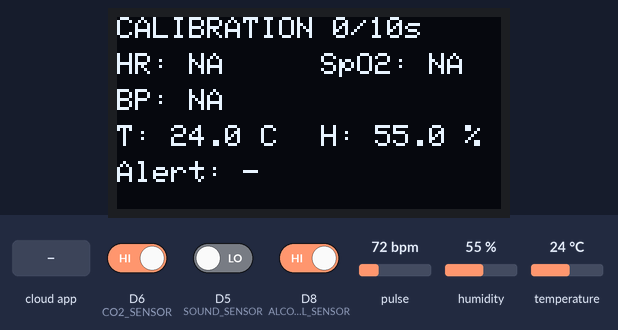
A sketch run on a simulated ESP8266 (NodeMCU). Parts: 128×64 one-colour display. The test bench sets the inputs (shaded band); at power-on: D6 (CO2_SENSOR) HIGH, humidity 55 %, temperature 24 °C, D5 (SOUND_SENSOR) LOW, D8 (ALCOHOL_SENSOR) HIGH, pulse 72 bpm. WiFi joins after 1.5 s; servers stay silent unless stated; random numbers use the default seed unless the sketch sets one; the Firebase database answers and starts empty; what the sketch prints to the serial monitor is not drawn.

Above: at 4.1 s.
4.2 s: the phone or cloud app sets 1_Alert to 0
At 7.0 s:
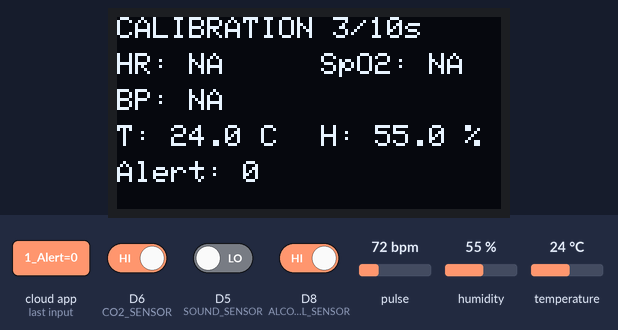
9.7 s: D6 (CO2_SENSOR) driven LOW
At 13.4 s:
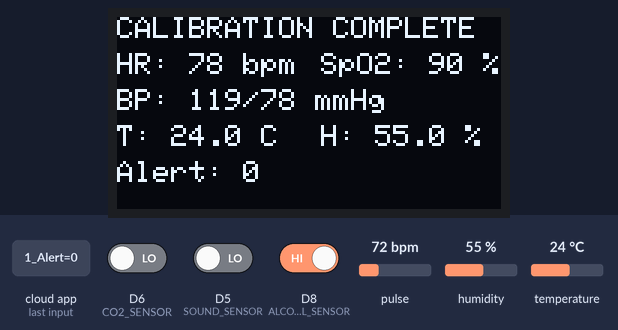
14.5 s: humidity set to 22 %
At 16.3 s:
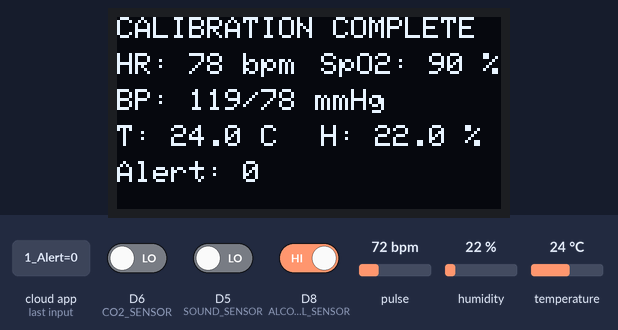
17.5 s: temperature set to 12 °C
At 19.0 s:
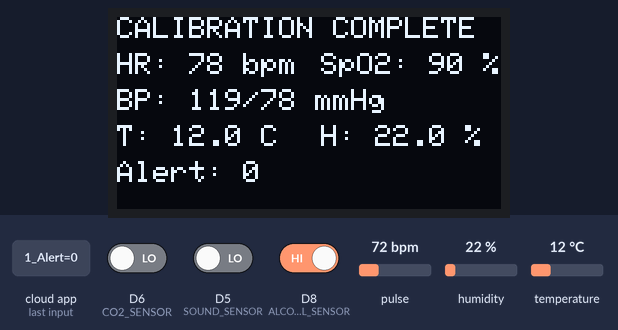
19.5 s: the phone or cloud app sets 1_Alert to 1
At 20.6 s:
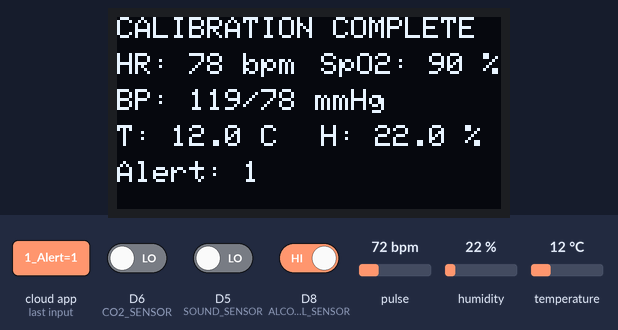
Timing chart, 0 to 22.5 s (numbered marks = the images above; inputs shaded):
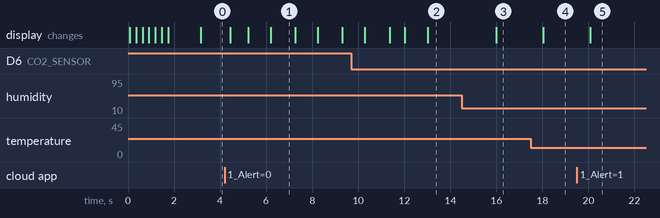

Measured:
- after the input at 14.5 s, the display: changes after 1.5 s (image 3)
- after the input at 17.5 s, the display: changes after 0.54 s (image 4)
- after the input at 19.5 s, the display: changes after 0.57 s (image 5)
- what the display in image 1 shows lasts 1.1 s, from 6.2 s to 7.3 s

The sketch:

3_Health_Lungs.ino
```cpp
/*****************************************************
 * ESP8266 (NodeMCU) — Serial + OLED Vitals + Firebase
 * Splash -> WiFi SSID "Connecting..." -> Sensor pages
 * Reads alert text from /KS5160_Lung_Heart/2_Notification/1_Alert
 * and displays it on the last OLED line (Alert: ...).
 *
 * Sound thresholds are EASY TO TUNE:
 *   COUGH_BURST_COUNT : exactly this many highs -> cough
 *   TB_BURST_MIN      : >= this many highs      -> TB
 *****************************************************/

#include <ESP8266WiFi.h>
#include <FirebaseESP8266.h>
#include <addons/TokenHelper.h>
#include <addons/RTDBHelper.h>

#include <DHT.h>
#include <Wire.h>
#include <MAX30105.h>
#include <Adafruit_GFX.h>
#include <Adafruit_SSD1306.h>

// ---- Wi-Fi ----
#define WIFI_SSID       "health"
#define WIFI_PASSWORD   "123456789"

// ---- Firebase ----
#define API_KEY         "AIzaSyAhLCi6JBT5ELkAFxTplKBBDdRdpATzQxI"
#define DATABASE_URL    "https://smart-medicine-vending-machine-default-rtdb.asia-southeast1.firebasedatabase.app"
#define USER_EMAIL      "spherenexgpt@gmail.com"
#define USER_PASSWORD   "Spherenex@123"

// ---- Firebase objects ----
FirebaseData fbdo;
FirebaseAuth auth;
FirebaseConfig config;
bool firebaseReady = false;

// ---- Firebase paths ----
const char* FB_ROOT       = "/KS5160_Lung_Heart/1_Sensor_Data";
const char* FB_ALERT_PATH = "/KS5160_Lung_Heart/2_Notification/1_Alert";

// ---- Update ticks ----
const unsigned long FB_CHECK_MS   = 200;   // push-if-changed check
unsigned long lastFbCheckMs       = 0;

const unsigned long ALERT_POLL_MS = 2000;  // read alert text interval
unsigned long lastAlertPollMs     = 0;
String alertText = "";

// -------- Pins --------
#define SOUND_SENSOR    D5
#define CO2_SENSOR      D6
#define DHT_PIN         D7
#define ALCOHOL_SENSOR  D8

// -------- DHT11 --------
#define DHTTYPE DHT11
DHT dht(DHT_PIN, DHTTYPE);

// -------- OLED --------
#define SCREEN_WIDTH    128
#define SCREEN_HEIGHT   64
#define OLED_RESET_PIN  -1
#define OLED_I2C_ADDR   0x3C
Adafruit_SSD1306 display(SCREEN_WIDTH, SCREEN_HEIGHT, &Wire, OLED_RESET_PIN);

// -------- Sound detection --------
volatile int soundCount = 0;
unsigned long lastSoundMs = 0;
unsigned long burstLastEventMs = 0;
bool inBurst = false;

const unsigned long ASTHMATIC_MS = 10000;
const unsigned long BURST_GAP_MS = 1200;
const unsigned long DEBOUNCE_MS  = 80;

// ==== EASY-TO-TUNE SOUND THRESHOLDS ====
const int COUGH_BURST_COUNT = 1;  // exactly this many highs -> cough
const int TB_BURST_MIN      = 6;  // >= this many highs -> TB  (change here)

// ---- Sound codes for Firebase 8_sound ----
#define SOUND_NONE    0
#define SOUND_COUGH   1
#define SOUND_TB      2
#define SOUND_ASTHMA  3

unsigned long lastSoundEventMs = 0;
int  lastSoundEventCode = SOUND_NONE;

const unsigned long SOUND_EVENT_MIN_GAP_MS = 2500;
unsigned long lastSoundWriteMs = 0;
int  lastSentSoundCode = 0;

bool pendingCough = false;
unsigned long pendingCoughMs = 0;
const unsigned long COUGH_CONFIRM_MS = 6000;

// -------- MAX30105 --------
#define FINGER_IR_THRESHOLD 20000UL
MAX30105 particleSensor;
bool max30105_ok = false;

// -------- HR constraints --------
#define HR_MIN 70
#define HR_MAX 120

// ----- Live vitals -----
int heartRate_live = 0;   // bpm
int spo2_live      = 0;   // %
int systolic_live  = 0;   // mmHg (sim)
int diastolic_live = 0;   // mmHg (sim)

// ----- Latched (frozen) vitals -----
int heartRate_latched = 0;
int spo2_latched      = 0;
int systolic_latched  = 0;
int diastolic_latched = 0;
bool haveLatched = false;

// ---- HR detection state ----
uint32_t lastIr = 0;
bool hrPeak = false;
unsigned long lastBeatMs = 0;
int tempHR = 80;

// ---- BP(sim) state ----
unsigned long lastBPms = 0;
int targetSys = 120, targetDia = 80;
int curSys    = 120, curDia    = 80;

// ---------- Calibration / freeze ----------
enum VitalsState { NO_FINGER, CALIBRATING, FROZEN };
VitalsState vitalsState = NO_FINGER;

const unsigned long CAL_WINDOW_MS = 10000;
unsigned long calStartMs = 0;

uint32_t sumHR = 0, cntHR = 0;
uint32_t sumSp = 0, cntSp = 0;
uint32_t sumSy = 0, cntSy = 0;
uint32_t sumDi = 0, cntDi = 0;

// ========== Change-only cache for Firebase ==========
int last_sent_co2      = -1;
int last_sent_alcohol  = -1;
int last_sent_temp     = -1000;
int last_sent_hum      = -1000;
int last_sent_sys      = -1;
int last_sent_dia      = -1;
int last_sent_hr       = -1;
int last_sent_spo2     = -1;

// ---- Prototypes ----
void simulateBP();
void readMAX30105Vitals();
void updateCalibrationState(bool fingerPresent);
void printVitalsLine();
void updateOLED(float temperature, float humidity);
void classifyAndResetBurst();

void initFirebase();
void pushIfChanged(int co2Flag,int alcoholFlag,int soundCode,int tempC_int,int hum_int,int sys,int dia,int hr,int spo2);
void readAlertFromFirebase();

// ---------- OLED helpers ----------
void oledSplash();
void oledWiFiConnecting(const char* ssid, int dots);
void oledWiFiConnected(IPAddress ip);

// ================== Setup ==================
void setup() {
  Serial.begin(115200);

  pinMode(SOUND_SENSOR, INPUT);
  pinMode(CO2_SENSOR, INPUT);
  pinMode(ALCOHOL_SENSOR, INPUT);
  dht.begin();

  Wire.begin(D2, D1); // I2C

  // OLED init & splash
  if (!display.begin(SSD1306_SWITCHCAPVCC, OLED_I2C_ADDR)) {
    Serial.println("SSD1306 init failed!");
  } else {
    oledSplash();
  }

  // MAX30105
  if (particleSensor.begin(Wire, I2C_SPEED_FAST)) {
    particleSensor.setup(60, 4, 2, 400, 411, 4096);
    particleSensor.setPulseAmplitudeRed(60);
    particleSensor.setPulseAmplitudeIR(60);
    particleSensor.setPulseAmplitudeGreen(0);
    max30105_ok = true;
    Serial.println("MAX30105 OK. Place finger for 10s calibration.");
  } else {
    max30105_ok = false;
    Serial.println("MAX30105 not found — vitals will show NA.");
  }

  // Wi-Fi connect with OLED “SSID + Connecting…”
  WiFi.mode(WIFI_STA);
  WiFi.begin(WIFI_SSID, WIFI_PASSWORD);
  int tries = 0, dots = 0;
  while (WiFi.status() != WL_CONNECTED && tries < 80) { // ~20 s
    oledWiFiConnecting(WIFI_SSID, dots);
    dots = (dots + 1) % 4;
    delay(250);
    Serial.print(".");
    tries++;
  }
  Serial.println();

  if (WiFi.status() == WL_CONNECTED) {
    Serial.print("WiFi OK, IP: "); Serial.println(WiFi.localIP());
    oledWiFiConnected(WiFi.localIP());
    delay(1200);
  } else {
    Serial.println("WiFi FAILED");
  }

  initFirebase();

  Serial.println("🌡️ ESP8266 Environmental + Sound + Vitals Monitor Ready");
}

// ================== Loop ==================
void loop() {
  unsigned long now = millis();

  // ---------- SOUND ----------
  int s = digitalRead(SOUND_SENSOR);
  if (s == HIGH) {
    if (now - burstLastEventMs > DEBOUNCE_MS) {
      if (!inBurst) { inBurst = true; soundCount = 0; }
      soundCount++;
      burstLastEventMs = now;
      lastSoundMs = now;

      // TB immediate if >= TB_BURST_MIN highs
      if (soundCount >= TB_BURST_MIN) {
        Serial.print("🔴 Detected: TB (>= "); Serial.print(TB_BURST_MIN); Serial.println(" highs)");
        lastSoundEventMs   = now;
        lastSoundEventCode = SOUND_TB;
        if (pendingCough) { pendingCough = false; Serial.println("↪️ TB overrides pending cough"); }
        soundCount = 0; inBurst = false;
      }
    }
  }
  if (inBurst && (now - burstLastEventMs > BURST_GAP_MS)) classifyAndResetBurst();
  if (lastSoundMs != 0 && (now - lastSoundMs >= ASTHMATIC_MS)) {
    Serial.println("⚠️ Possible Asthmatic (no sound ≥ 10s)");
    lastSoundEventMs   = now;
    lastSoundEventCode = SOUND_ASTHMA;
    if (pendingCough) { pendingCough = false; Serial.println("↪️ Asthma cancels pending cough"); }
    classifyAndResetBurst();
    lastSoundMs = now;
  }
  // Cough confirmation timeout
  if (pendingCough && (millis() - pendingCoughMs >= COUGH_CONFIRM_MS)) {
    lastSoundEventMs   = millis();
    lastSoundEventCode = SOUND_COUGH;
    pendingCough = false;
    Serial.println("🟠 Cough confirmed (no TB within window)");
  }

  // ---------- CO₂ ----------
  int co2Flag = (digitalRead(CO2_SENSOR) == LOW) ? 1 : 0;
  Serial.println(co2Flag ? "⚠️ High CO₂ detected!" : "✅ CO₂ level normal.");

  // ---------- Alcohol ----------
  int alcoholFlag = (digitalRead(ALCOHOL_SENSOR) == LOW) ? 1 : 0;
  Serial.println(alcoholFlag ? "⚠️ Alcohol detected!" : "✅ No Alcohol.");

  // ---------- DHT11 ----------
  float temperature = dht.readTemperature();
  float humidity    = dht.readHumidity();
  if (isnan(temperature) || isnan(humidity)) {
    Serial.println("❌ Failed to read from DHT11 sensor!");
  } else {
    Serial.print("🌡️ Temp: "); Serial.print(temperature);
    Serial.print(" °C | 💧 Humidity: "); Serial.print(humidity);
    Serial.println(" %");
  }

  // ---------- Vitals ----------
  readMAX30105Vitals();
  bool fingerPresent = max30105_ok && (particleSensor.getIR() >= FINGER_IR_THRESHOLD);
  updateCalibrationState(fingerPresent);
  printVitalsLine();

  // ---------- Firebase: read alert text ----------
  if (firebaseReady && (millis() - lastAlertPollMs >= ALERT_POLL_MS)) {
    lastAlertPollMs = millis();
    if (Firebase.getString(fbdo, FB_ALERT_PATH)) {
      String v = fbdo.stringData(); v.trim();
      if (v.length() == 0) v = "-";
      if (v != alertText) { alertText = v; Serial.print("Firebase Alert: "); Serial.println(alertText); }
    }
  }

  // ---------- OLED ----------
  updateOLED(temperature, humidity);

  // ---------- Firebase push (change-only) ----------
  if (firebaseReady && (millis() - lastFbCheckMs >= FB_CHECK_MS)) {
    lastFbCheckMs = millis();

    int soundEventToWrite = SOUND_NONE;
    if (lastSoundEventCode != SOUND_NONE) {
      bool allowSameAgain = (millis() - lastSoundWriteMs >= SOUND_EVENT_MIN_GAP_MS);
      if (lastSoundEventCode != lastSentSoundCode || allowSameAgain) soundEventToWrite = lastSoundEventCode;
    }

    int temp_i = isnan(temperature) ? 0 : (int)(temperature + 0.5f);
    int hum_i  = isnan(humidity)    ? 0 : (int)(humidity + 0.5f);

    int sys = (haveLatched ? systolic_latched  : 0);
    int dia = (haveLatched ? diastolic_latched : 0);
    int hr  = (haveLatched ? heartRate_latched : 0);
    int sp  = (haveLatched ? spo2_latched      : 0);

    pushIfChanged(co2Flag, alcoholFlag, soundEventToWrite, temp_i, hum_i, sys, dia, hr, sp);

    if (soundEventToWrite != SOUND_NONE) {
      lastSoundWriteMs   = millis();
      lastSentSoundCode  = soundEventToWrite;
    }
  }

  Serial.println("---------------------------");
  delay(10);
}

// ================== Sound classification at burst end ==================
void classifyAndResetBurst() {
  if (!inBurst) return;

  if (soundCount >= TB_BURST_MIN) {
    Serial.print("🔴 Detected: TB (>= "); Serial.print(TB_BURST_MIN); Serial.println(" highs)");
    lastSoundEventMs   = millis();
    lastSoundEventCode = SOUND_TB;
    if (pendingCough) { pendingCough = false; Serial.println("↪️ TB overrides pending cough"); }
  }
  else if (soundCount == COUGH_BURST_COUNT) {
    // start cough confirmation window
    if (!pendingCough) {
      pendingCough   = true;
      pendingCoughMs = millis();
      Serial.print("🟠 Cough candidate ("); Serial.print(COUGH_BURST_COUNT); Serial.println(" highs) — checking for TB...");
    }
  }
  else if (soundCount == 1 || (soundCount > COUGH_BURST_COUNT && soundCount < TB_BURST_MIN)) {
    Serial.print("ℹ️ Sound burst: "); Serial.print(soundCount); Serial.println(" highs (no label)");
  }

  soundCount = 0;
  inBurst = false;
}

// ================== MAX30105 live vitals ==================
void readMAX30105Vitals() {
  if (!max30105_ok) { heartRate_live = 0; spo2_live = 0; systolic_live = 0; diastolic_live = 0; return; }

  particleSensor.check();
  long ir  = particleSensor.getIR();
  long red = particleSensor.getRed();

  if (ir < FINGER_IR_THRESHOLD) {
    heartRate_live = 0; spo2_live = 0; systolic_live = 0; diastolic_live = 0;
    lastIr = ir; return;
  }

  if (ir > lastIr && !hrPeak) {
    hrPeak = true;
  } else if (ir < lastIr && hrPeak) {
    unsigned long now = millis();
    unsigned long ibi = now - lastBeatMs;
    if (ibi > 300 && ibi < 2000) {
      int newHR = (int)(60000UL / ibi);
      if (newHR >= 50 && newHR <= 180) tempHR = newHR;
    }
    lastBeatMs = now; hrPeak = false;
  }
  lastIr = ir;

  heartRate_live = tempHR;
  if (heartRate_live < HR_MIN || heartRate_live > HR_MAX) heartRate_live = 0;

  float ratio = (float)red / (float)ir;
  int est = 110 - int(25.0f * ratio);
  est = constrain(est, 90, 99);
  spo2_live = est;

  simulateBP();
}
void simulateBP() {
  unsigned long now = millis();
  if (now - lastBPms > 10000) {
    int hrAdj = 0; if (heartRate_live > 0) hrAdj = constrain(heartRate_live - 70, -20, 40);
    targetSys = 118 + (hrAdj / 8) + random(-4, 5);
    targetDia = 78  + random(-3, 4);
    lastBPms  = now;
  }
  if (curSys < targetSys) curSys++;
  if (curSys > targetSys) curSys--;
  if (curDia < targetDia) curDia++;
  if (curDia > targetDia) curDia--;
  systolic_live  = curSys;
  diastolic_live = curDia;
}

// ========== Calibration / freeze ==========
void updateCalibrationState(bool fingerPresent) {
  unsigned long now = millis();

  switch (vitalsState) {
    case NO_FINGER:
      if (fingerPresent) {
        vitalsState = CALIBRATING;
        calStartMs = now;
        sumHR = sumSp = sumSy = sumDi = 0;
        cntHR = cntSp = cntSy = cntDi = 0;
        Serial.println("⏱️ Calibration started (10s)...");
      }
      break;

    case CALIBRATING:
      if (!fingerPresent) {
        vitalsState = NO_FINGER;
        Serial.println("⚠️ Finger removed — calibration aborted, showing previous values.");
        break;
      }
      if (heartRate_live > 0) { sumHR += heartRate_live; cntHR++; }
      if (spo2_live     > 0) { sumSp += spo2_live;       cntSp++; }
      if (systolic_live > 0 && diastolic_live > 0) { sumSy += systolic_live; cntSy++; sumDi += diastolic_live; cntDi++; }

      if (now - calStartMs >= CAL_WINDOW_MS) {
        heartRate_latched = (cntHR > 0) ? (int)((sumHR + cntHR/2) / cntHR) : 0;
        heartRate_latched = constrain(heartRate_latched, HR_MIN, HR_MAX);
        spo2_latched      = (cntSp > 0) ? (int)((sumSp + cntSp/2) / cntSp) : 0;
        if (cntSy > 0 && cntDi > 0) {
          systolic_latched  = (int)((sumSy + cntSy/2) / cntSy);
          diastolic_latched = (int)((sumDi + cntDi/2) / cntDi);
        } else { systolic_latched = diastolic_latched = 0; }
        haveLatched = true;
        vitalsState = FROZEN;
        Serial.println("✅ Calibration complete — values latched.");
      }
      break;

    case FROZEN:
      if (!fingerPresent) {
        vitalsState = NO_FINGER;
        Serial.println("👆 Finger removed — holding last calibrated values.");
      }
      break;
  }
}

// ================== Serial print (frozen values) ==================
void printVitalsLine() {
  Serial.print("HR=");
  Serial.print(haveLatched && heartRate_latched > 0 ? String(heartRate_latched) : "NA");
  Serial.print(" bpm | SpO2=");
  Serial.print(haveLatched && spo2_latched > 0 ? String(spo2_latched) : "NA");
  Serial.print(" % | BP=");
  if (haveLatched && systolic_latched > 0 && diastolic_latched > 0) {
    Serial.print(systolic_latched); Serial.print("/"); Serial.print(diastolic_latched);
  } else Serial.print("NA");
  Serial.print(" mmHg");

  if (vitalsState == CALIBRATING) {
    float secs = (millis() - calStartMs) / 1000.0f;
    Serial.print("  |  Calibration: "); Serial.print(secs,1); Serial.print("/10 s");
  } else if (vitalsState == FROZEN) {
    Serial.print("  |  Calibration Complete");
  }
  if (pendingCough) {
    int left = (int)((COUGH_CONFIRM_MS - (millis() - pendingCoughMs)) / 1000);
    if (left < 0) left = 0;
    Serial.print("  |  Pending cough… "); Serial.print(left); Serial.print("s");
  }
  Serial.println();
}

// ================== OLED: sensor page ==================
void updateOLED(float temperature, float humidity) {
  static unsigned long lastOLED = 0;
  if (millis() - lastOLED < 300) return;   // ~3 fps
  lastOLED = millis();

  const int LEFT_X  = 0;
  const int RIGHT_X = 68;
  int y = 0;

  display.clearDisplay();
  display.setTextSize(1);
  display.setTextColor(SSD1306_WHITE);

  // Status
  display.setCursor(LEFT_X, y);
  if (vitalsState == CALIBRATING) {
    int secs = (int)((millis() - calStartMs) / 1000);
    display.print("CALIBRATION "); display.print(secs); display.print("/10s");
  } else if (haveLatched) {
    display.print("CALIBRATION COMPLETE");
  } else {
    display.print("READY");
  }
  y += 12;

  // HR | SpO2
  display.setCursor(LEFT_X, y);
  display.print("HR: ");
  if (haveLatched && heartRate_latched > 0) { display.print(heartRate_latched); display.print(" bpm"); }
  else display.print("NA");
  display.setCursor(RIGHT_X, y);
  display.print("SpO2: ");
  if (haveLatched && spo2_latched > 0) { display.print(spo2_latched); display.print(" %"); }
  else display.print("NA");
  y += 12;

  // BP
  display.setCursor(LEFT_X, y);
  display.print("BP: ");
  if (haveLatched && systolic_latched > 0 && diastolic_latched > 0) {
    display.print(systolic_latched); display.print("/"); display.print(diastolic_latched); display.print(" mmHg");
  } else display.print("NA");
  y += 12;

  // Temp | Hum
  display.setCursor(LEFT_X, y);
  display.print("T: ");
  if (!isnan(temperature)) { display.print(temperature, 1); display.print(" C"); }
  else display.print("NA");
  display.setCursor(RIGHT_X, y);
  display.print("H: ");
  if (!isnan(humidity)) { display.print(humidity, 1); display.print(" %"); }
  else display.print("NA");
  y += 12;

  // Alert line
  display.setCursor(LEFT_X, y);
  display.print("Alert: ");
  if (alertText.length() > 14) display.print(alertText.substring(0, 14));
  else display.print(alertText.length() ? alertText : "-");

  display.display();
}

// ================== Firebase init & change-only writes ==================
void initFirebase() {
  if (WiFi.status() != WL_CONNECTED) { firebaseReady = false; return; }
  config.api_key = API_KEY;
  config.database_url = DATABASE_URL;
  config.token_status_callback = tokenStatusCallback;
  auth.user.email = USER_EMAIL;
  auth.user.password = USER_PASSWORD;
  Firebase.reconnectWiFi(true);
  Firebase.begin(&config, &auth);
  int waitMs = 0; while (!Firebase.ready() && waitMs < 8000) { delay(200); waitMs += 200; }
  firebaseReady = Firebase.ready();
  Serial.println(firebaseReady ? "Firebase connected." : "Firebase NOT ready.");
}

void pushIfChanged(int co2Flag,int alcoholFlag,int soundCode,int tempC_int,int hum_int,int sys,int dia,int hr,int spo2) {
  if (!firebaseReady) return;
  if (co2Flag != last_sent_co2)   { Firebase.setString(fbdo, String(FB_ROOT) + "/1_co2", String(co2Flag)); last_sent_co2 = co2Flag; }
  if (alcoholFlag != last_sent_alcohol) { Firebase.setString(fbdo, String(FB_ROOT) + "/2_alcohol", String(alcoholFlag)); last_sent_alcohol = alcoholFlag; }
  if (tempC_int != last_sent_temp){ Firebase.setString(fbdo, String(FB_ROOT) + "/3_temp", String(tempC_int)); last_sent_temp = tempC_int; }
  if (hum_int  != last_sent_hum)  { Firebase.setString(fbdo, String(FB_ROOT) + "/4_hum", String(hum_int));  last_sent_hum = hum_int;  }
  if (dia != last_sent_dia)       { Firebase.setString(fbdo, String(FB_ROOT) + "/5_bp/1_diastolic", String(dia)); last_sent_dia = dia; }
  if (sys != last_sent_sys)       { Firebase.setString(fbdo, String(FB_ROOT) + "/5_bp/2_systolic",  String(sys)); last_sent_sys = sys; }
  if (hr  != last_sent_hr)        { Firebase.setString(fbdo, String(FB_ROOT) + "/6_hr",   String(hr));  last_sent_hr = hr; }
  if (spo2!= last_sent_spo2)      { Firebase.setString(fbdo, String(FB_ROOT) + "/7_spo2", String(spo2)); last_sent_spo2 = spo2; }
  if (soundCode != SOUND_NONE)    { Firebase.setString(fbdo, String(FB_ROOT) + "/8_sound", String(soundCode)); }
}

// ================== OLED helper screens ==================
void oledSplash() {
  display.clearDisplay();
  display.setTextSize(1);
  display.setTextColor(SSD1306_WHITE);
  display.setCursor(0, 10);
  display.println("Lungs & Heart");
  display.println("Disease Analysis");
  display.println();
  display.println("Initializing...");
  display.display();
}
void oledWiFiConnecting(const char* ssid, int dots) {
  display.clearDisplay();
  display.setTextSize(1);
  display.setTextColor(SSD1306_WHITE);
  display.setCursor(0, 10);
  display.println("WiFi:");
  display.print("SSID: "); display.println(ssid);
  display.println();
  display.print("Connecting");
  for (int i = 0; i < dots; i++) display.print(".");
  display.display();
}
void oledWiFiConnected(IPAddress ip) {
  display.clearDisplay();
  display.setTextSize(1);
  display.setTextColor(SSD1306_WHITE);
  display.setCursor(0, 10);
  display.println("WiFi Connected!");
  display.print("IP: ");
  display.println(ip);
  display.display();
}
```

Source omitted: Rocket_launch.c (5452 bytes)
